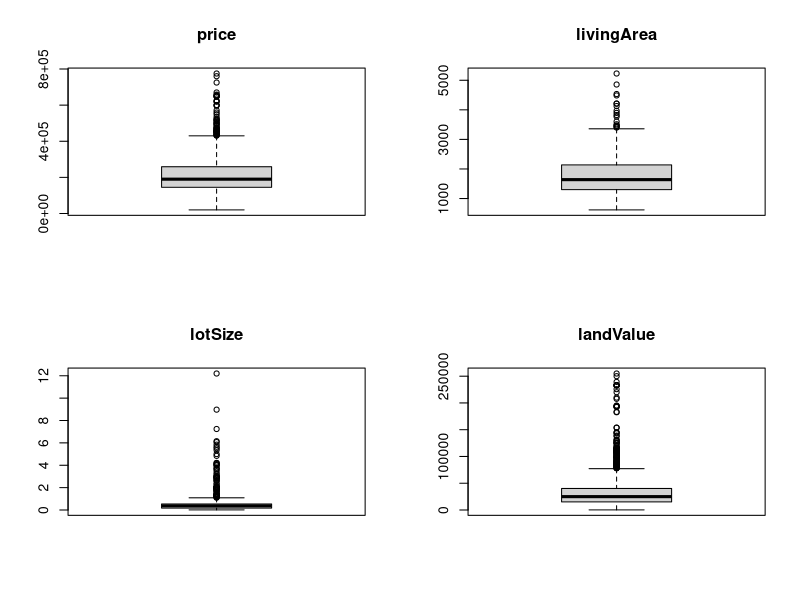
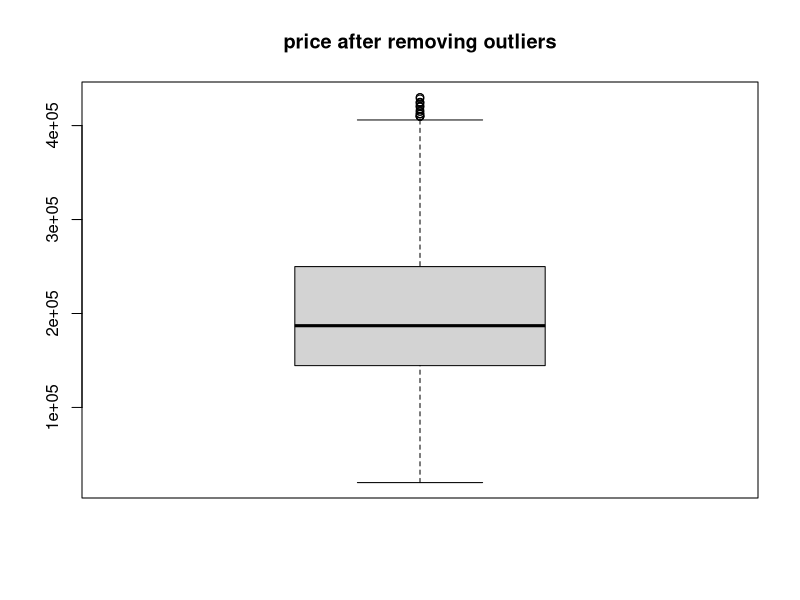
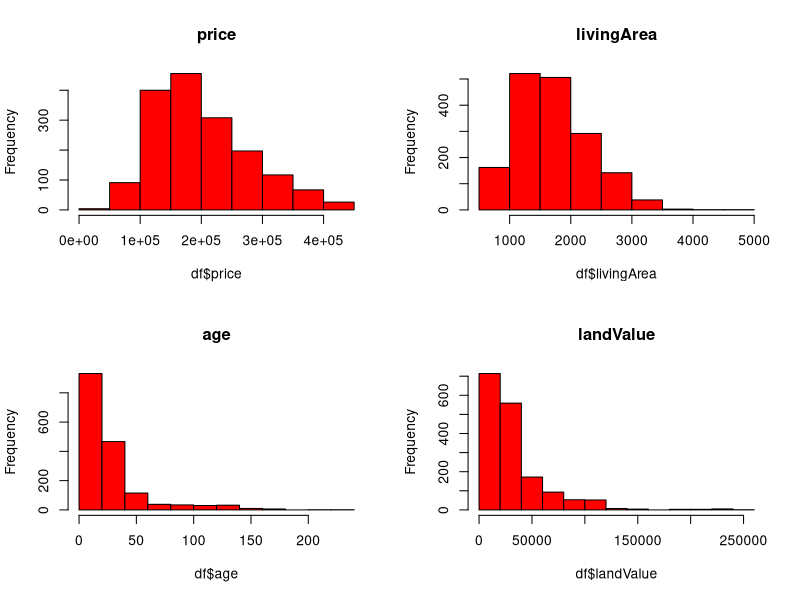
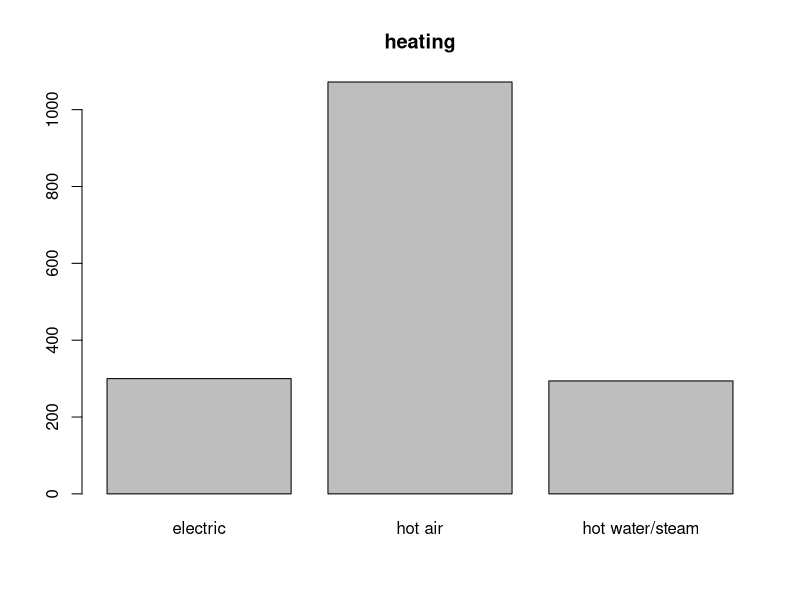
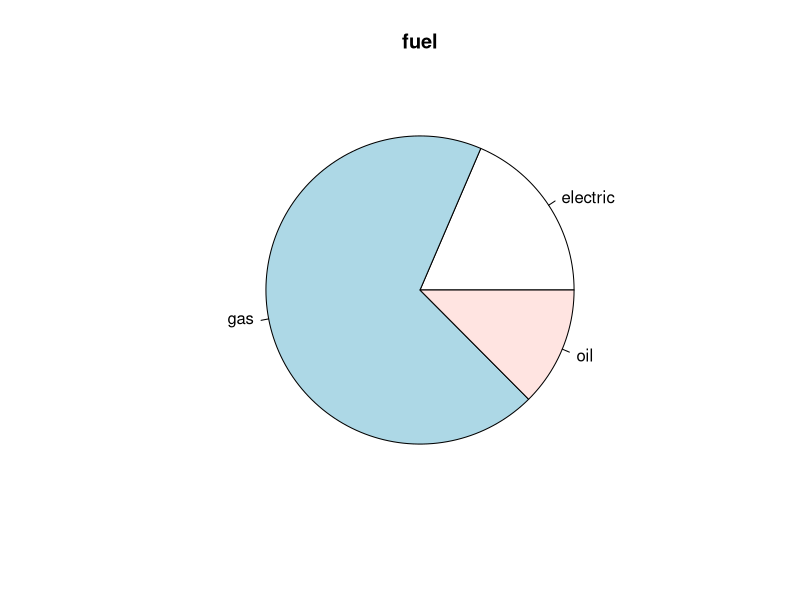
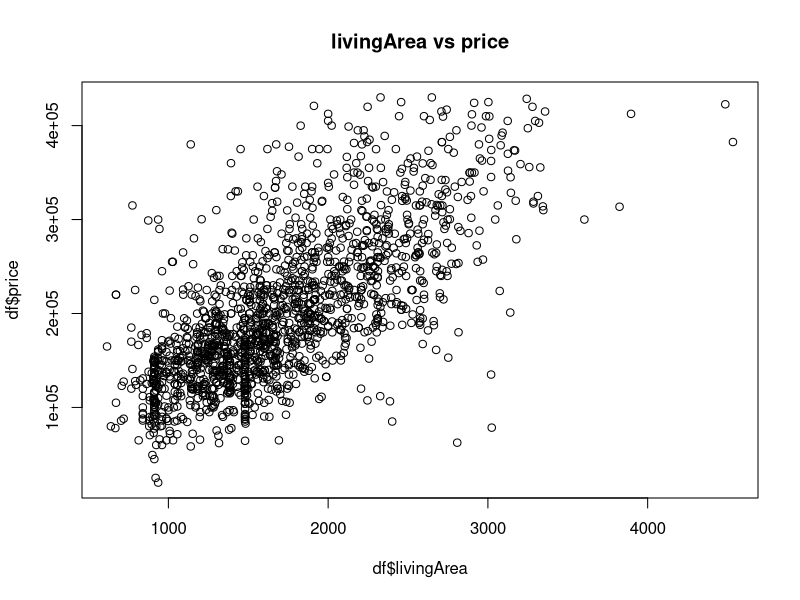
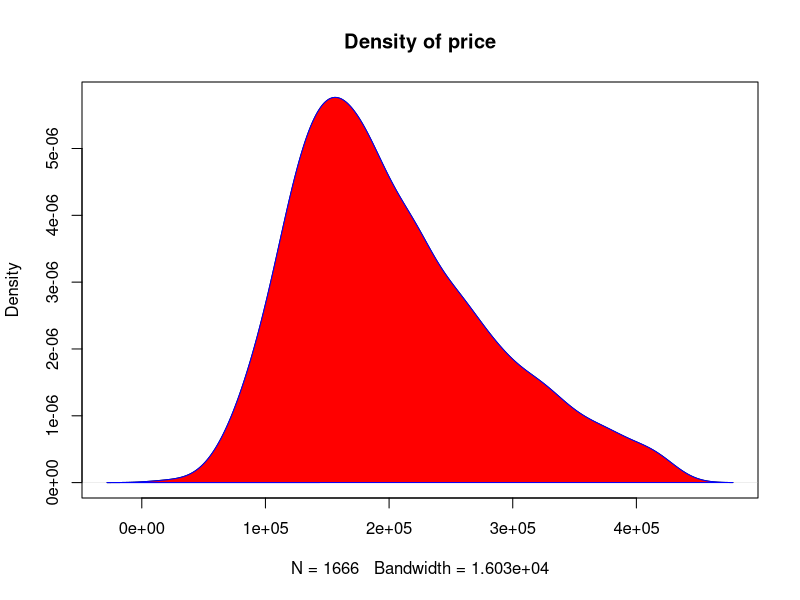

The R script that drew these images, in order:
df<-read.csv("SaratogaHouses_updated.csv",sep=",")
head(df)
dim(df)
str(df)
summary(df)


colSums(is.na(df))
df_discard<-na.omit(df)
dim(df_discard)
df$livingArea[is.na(df$livingArea)]<-mean(df$livingArea,na.rm = TRUE)
df$lotSize[is.na(df$lotSize)]<-mean(df$lotSize,na.rm = TRUE)
df$heating[is.na(df$heating)]<-names(which.max(table(df$heating)))
df$fuel[is.na(df$fuel)]<-names(which.max(table(df$fuel)))
colSums(is.na(df))


table(df$centralAir)
table(df$sewer)
df$bedrooms[df$bedrooms%%1>0]
df$rooms[df$rooms%%1>0]
df$centralAir<-ifelse(tolower(df$centralAir)=="yes","Yes","No")
df$sewer<-tolower(df$sewer)
df$bedrooms<-floor(df$bedrooms+0.5)
df$rooms<-floor(df$rooms+0.5)
table(df$centralAir)
table(df$sewer)


str(df)
df$age<-ifelse(df$age<0,NA,df$age)
df$pctCollege<-ifelse(df$pctCollege>100,NA,df$pctCollege)
df$lotSize<-ifelse(df$lotSize==0,NA,df$lotSize)
df$bathrooms<-ifelse(df$bathrooms==0,NA,df$bathrooms)
df$landValue<-ifelse(df$landValue>df$price,NA,df$landValue)
colSums(is.na(df))
df<-na.omit(df)
dim(df)


df_model<-df
df_model$waterfront<-ifelse(df_model$waterfront=="Yes",1,0)
df_model$newConstruction<-ifelse(df_model$newConstruction=="Yes",1,0)
df_model$centralAir<-ifelse(df_model$centralAir=="Yes",1,0)
df_model$heating<-ifelse(df_model$heating=="hot air",1,
                         ifelse(df_model$heating=="hot water/steam",2,3))
df_model$fuel<-ifelse(df_model$fuel=="gas",1,
                      ifelse(df_model$fuel=="electric",2,3))
df_model$sewer<-ifelse(df_model$sewer=="public/commercial",1,
                       ifelse(df_model$sewer=="septic",2,3))
str(df_model)
minmax<-function(x){
  return((x-min(x))/(max(x)-min(x)))
}
df_model$lotSize<-minmax(df_model$lotSize)
df_model$age<-minmax(df_model$age)
df_model$landValue<-minmax(df_model$landValue)
df_model$livingArea<-minmax(df_model$livingArea)
df_model$pctCollege<-minmax(df_model$pctCollege)
df_model$bedrooms<-minmax(df_model$bedrooms)
df_model$fireplaces<-minmax(df_model$fireplaces)
df_model$bathrooms<-minmax(df_model$bathrooms)
df_model$rooms<-minmax(df_model$rooms)
summary(df_model)


par(mfrow=c(2,2))
boxplot(df$price,main="price")
boxplot(df$livingArea,main="livingArea")
boxplot(df$lotSize,main="lotSize")
boxplot(df$landValue,main="landValue")
par(mfrow=c(1,1))
q1<-summary(df$price)[2]
q3<-summary(df$price)[5]
iqr<-q3-q1
lower<-q1-1.5*iqr
upper<-q3+1.5*iqr
lower
upper
df$price<-ifelse(df$price<lower,NA,df$price)
df$price<-ifelse(df$price>upper,NA,df$price)
df_model$price<-ifelse(df_model$price<lower,NA,df_model$price)
df_model$price<-ifelse(df_model$price>upper,NA,df_model$price)
colSums(is.na(df))
df<-na.omit(df)
df_model<-na.omit(df_model)
dim(df)
dim(df_model)
boxplot(df$price,main="price after removing outliers")


summary(df)
mean(df$price)
sd(df$price)
var(df$price)
min(df$price)
max(df$price)
range(df$price)
table(df$heating)
names(which.max(table(df$heating)))
par(mfrow=c(2,2))
hist(df$price,main="price",col="red")
hist(df$livingArea,main="livingArea",col="red")
hist(df$age,main="age",col="red")
hist(df$landValue,main="landValue",col="red")
par(mfrow=c(1,1))
barplot(table(df$heating),main="heating")
pie(table(df$fuel),main="fuel")
plot(df$livingArea,df$price,main="livingArea vs price")
d<-density(df$price)
plot(d,main="Density of price")
polygon(d,col="red",border="blue")


set.seed(123)
n<-dim(df_model)[1]
train_index<-sample(1:n,floor(0.8*n))
train<-df_model[train_index,]
test<-df_model[-train_index,]
dim(train)
dim(test)


correlation<-function(x,y){
  return(sum((x-mean(x))*(y-mean(y)))/sqrt(sum((x-mean(x))^2)*sum((y-mean(y))^2)))
}
feature<-c("lotSize","age","landValue","livingArea","pctCollege","bedrooms",
           "fireplaces","bathrooms","rooms","heating","fuel","sewer",
           "waterfront","newConstruction","centralAir")
cor_value<-c(correlation(train$lotSize,train$price),
             correlation(train$age,train$price),
             correlation(train$landValue,train$price),
             correlation(train$livingArea,train$price),
             correlation(train$pctCollege,train$price),
             correlation(train$bedrooms,train$price),
             correlation(train$fireplaces,train$price),
             correlation(train$bathrooms,train$price),
             correlation(train$rooms,train$price),
             correlation(train$heating,train$price),
             correlation(train$fuel,train$price),
             correlation(train$sewer,train$price),
             correlation(train$waterfront,train$price),
             correlation(train$newConstruction,train$price),
             correlation(train$centralAir,train$price))
cor_df<-data.frame(feature,cor_value)
cor_df$selected<-ifelse(abs(cor_df$cor_value)>=0.3,"Yes","No")
cor_df
x<-data.frame(train$landValue,train$livingArea,train$bedrooms,train$fireplaces,
              train$bathrooms,train$rooms,train$centralAir)
y<-data.frame(train$price)
head(x)
head(y)
